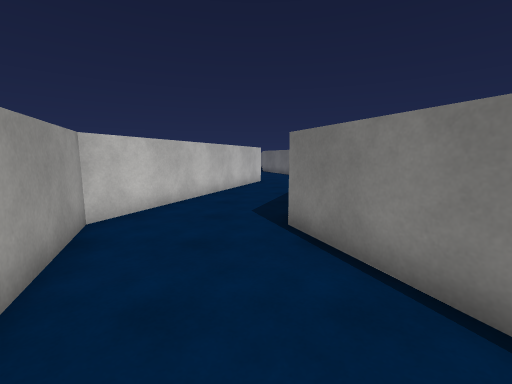
view 1 (above)

14 first-person views from a walk through a 3-D level made in the Unity game engine. The camera is 1.5 m above the floor, tilts 8° down and sees 90° across. The floor is counted in squares, 1 m on a side. Each view is taken from the middle of a square. On the plan, view 1 faces up. The plan holds only what a view shows up to about 13 squares ahead; the rest is blank. The place goes on beyond the plan. The player is left out. Surface patterns are stand-ins for the level's own textures.

view 2
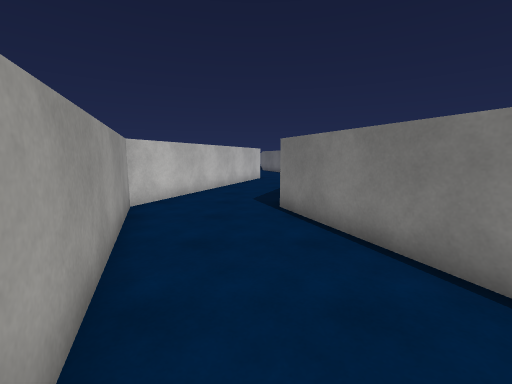

view 3
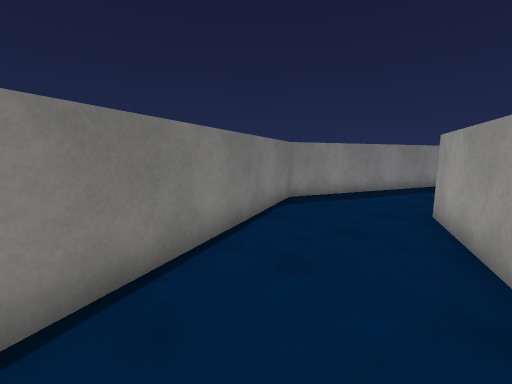

view 4
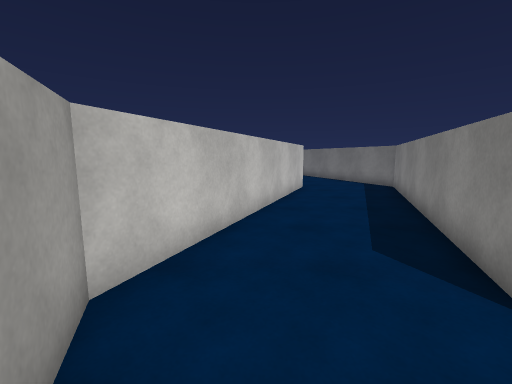

view 5
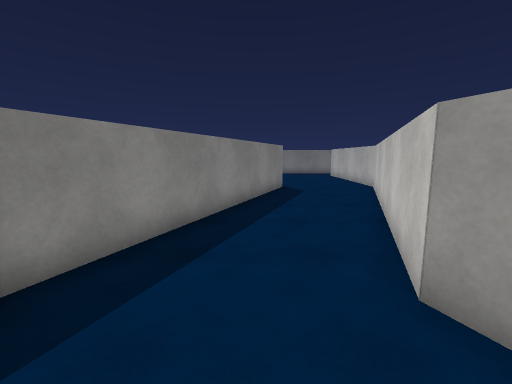

view 6
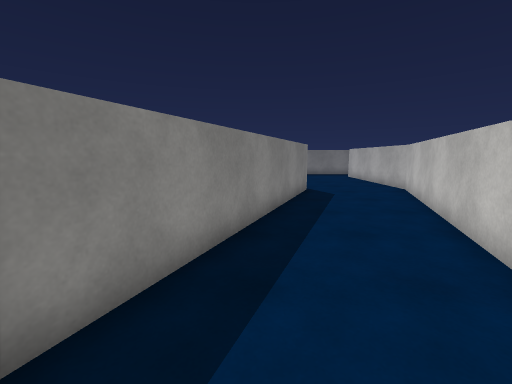

view 7
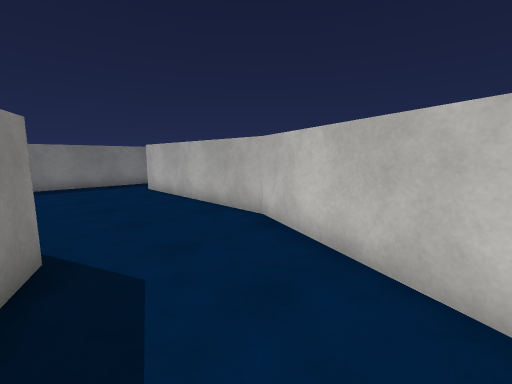

view 8
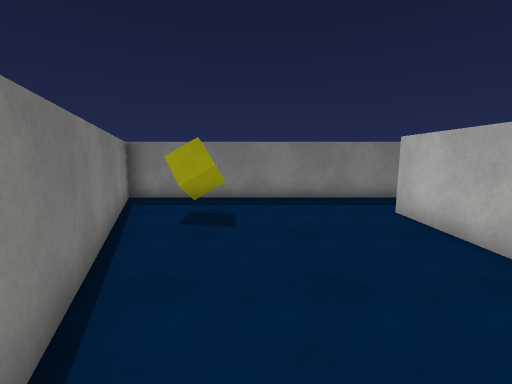

view 9
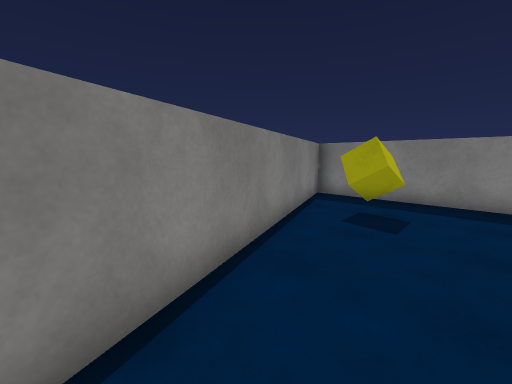

view 10
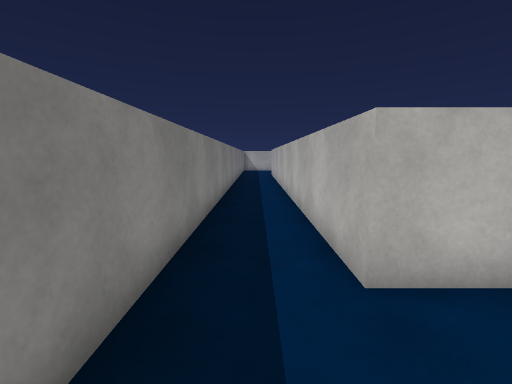

view 11
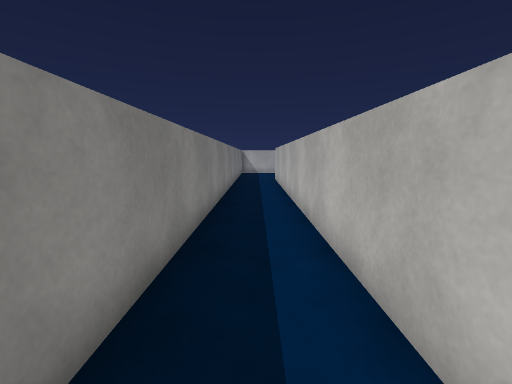

view 12
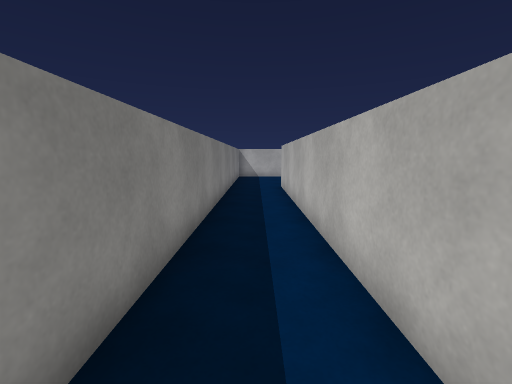

view 13
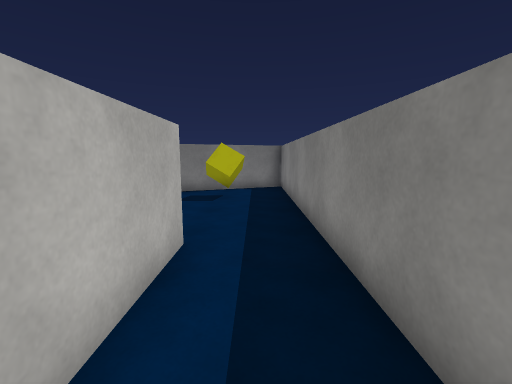

view 14
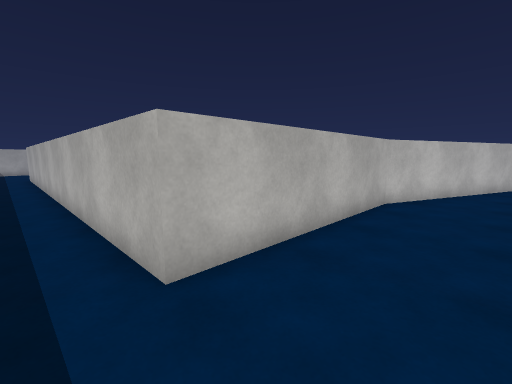

### Floor plan
Points are (right, up) in squares from view 1. A wall is a line through its corners. A room is listed if a view was taken in it or the views show most of it. See-through windows are left out.
Room 1 (views 1, 3, 4)
walls: (2.5, 1) (0.7, 5.5) (3.5, 12.5); (-0.9, 12.5) (-3.7, 5.5) (-1.2, -0.9)
ways out: opening at (0.5, 0.5) to room 2
Room 2 (views 2, 5, 6)
walls: (-1.2, -0.9) (0.3, -4.5) (-1.2, -8.1); (3, -8.8) (4.7, -4.5) (2.5, 1)
ways out: opening at (0.5, 0.5) to room 1; opening at (1, -9) to room 3
Room 3 (views 7, 8, 9, 10, 11, 12, 13, 14)
walls: (0.7, -14.5) (3, -8.8); (-1.2, -8.1) (-3.8, -14.5) (-3.8, -21.7) (-15.5, -21.7); (-15.5, -24.2) (4.6, -24.2) (0.8, -14.9)
ways out: opening at (1, -9) to room 2
objects: yellow cube (1, -22) to (2, -22)

Positions as (right, up) in squares from view 1, and headings:
1: (0, 0), facing up
2: (0, -2), facing up
3: (-1, 3), facing down-right
4: (-2, 3), facing up
5: (2, -2), facing down
6: (3, -3), facing down
7: (1, -10), facing down-left
8: (0, -15), facing down
9: (-1, -15), facing down-right
10: (-1, -23), facing left
11: (-5, -23), facing left
12: (-9, -23), facing left
13: (-8, -23), facing right
14: (-1, -23), facing up-left
